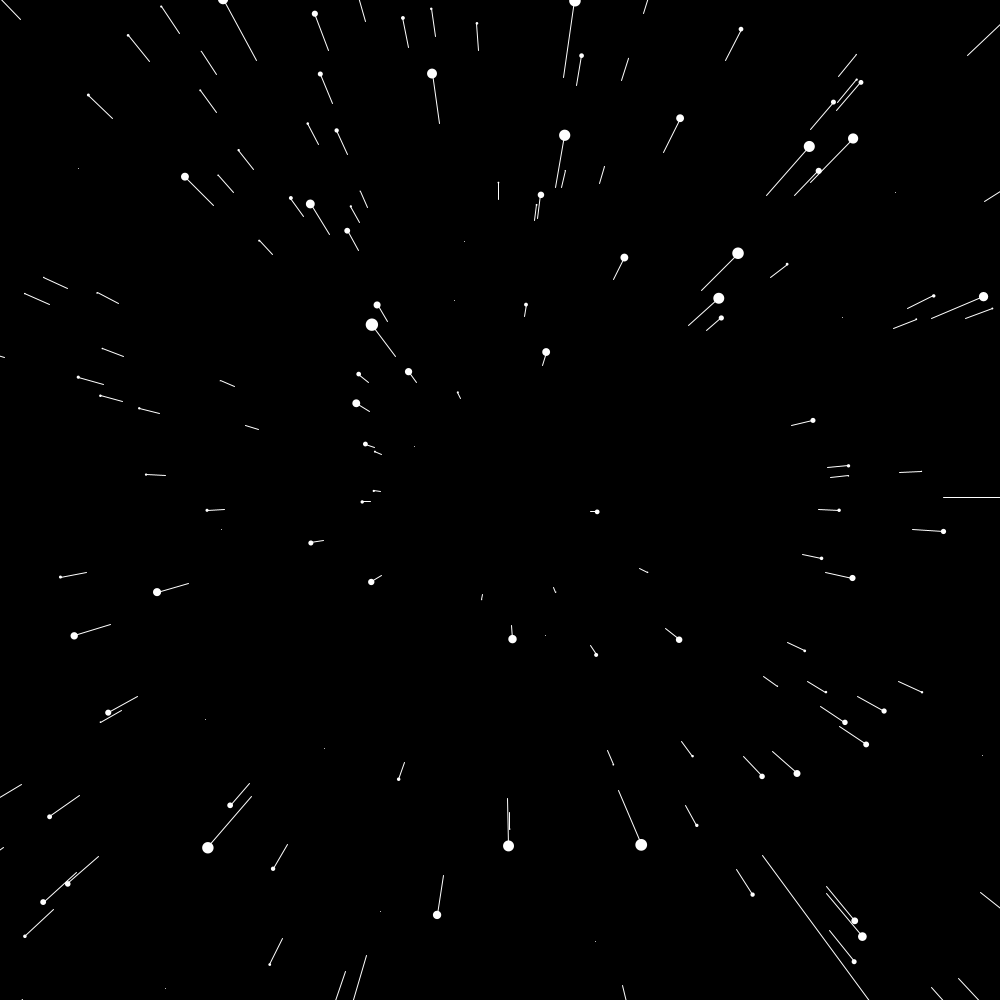
Frame 1 (no input)
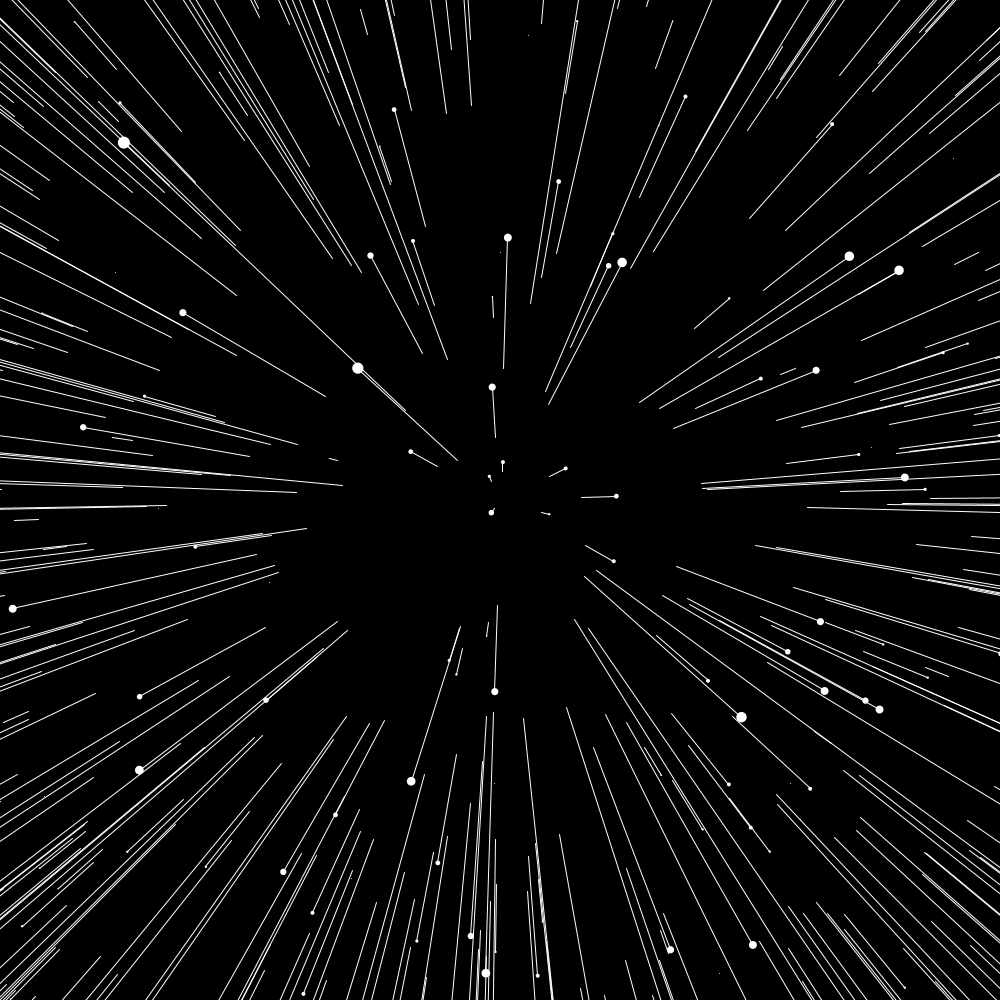
Frame 60 (the mouse pressed at the canvas centre just before this capture)
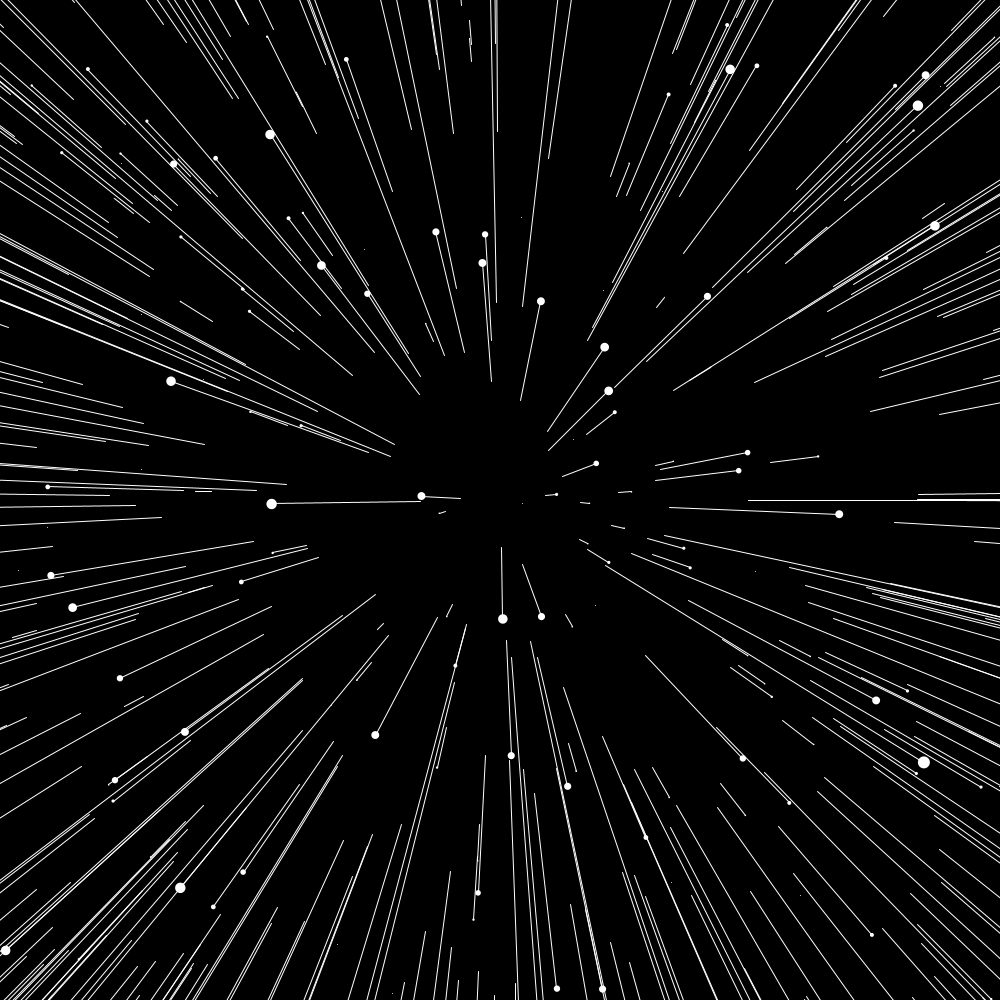
Frame 120 (the mouse held since frame 60 and released just before this capture)

The Processing sketch that drew these frames (run headless with seeded random() and noise(); from frame 60 on, the mouse is pressed at the canvas centre):

// Processing sketch: Stars
// ── Stars.pde
Star[] stars = new Star[1500];
void setup() {
  size(1000, 1000);
  for (int i = 0; i < stars.length; i++) {
     stars[i] = new Star(); 
  }
}
void draw() {    
  background(0);
  translate(width/2, height/2);
  for (int i = 0; i < stars.length; i++) {
     stars[i].update();
     stars[i].show();
  }
}      

// ── Star.pde
class Star {
  float x;
  float y;
  float z;
  float pz;
   
 Star() {
   x = random(-width, width); 
   y = random(-height, height);
   z = random(width);
   pz = z;
  } 
 
  void update() {
    z = z -50; 
    if (z < 1) {
       z = width;
       x = random(-width, width); 
       y = random(-height, height); 
       pz = z;
    }
  }  
  void show() {
   fill(255);
   noStroke();          
   float sx = map(x/z, 0, 1, 0, width);
   float sy = map(y/z, 0, 1, 0, height);   
   float r = map(z, 0, width, 16, 0);
   ellipse(sx, sy, r, r);   
   float px = map(x/pz, 0, 1, 0, width);
   float py = map(y/pz, 0, 1, 0, height);   
   stroke(255);
   line(px, py, sx, sy);  
  }
}
